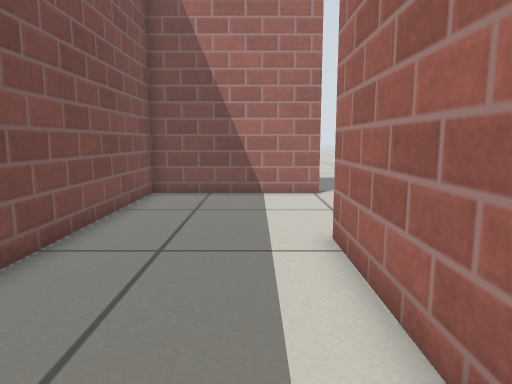
view 1 (above)

13 first-person views from a walk through a world built for the Gazebo simulator. The camera is 0.5 m above the floor, tilts 8° down and sees 70° across. The floor is counted in squares, 0.25 m on a side. Each view is taken from the middle of a square. On the plan, view 1 faces up. The plan holds only what a view shows up to about 19 squares ahead; the rest is blank. Simple patterns stand in for the simulator's built-in surfaces.

view 2
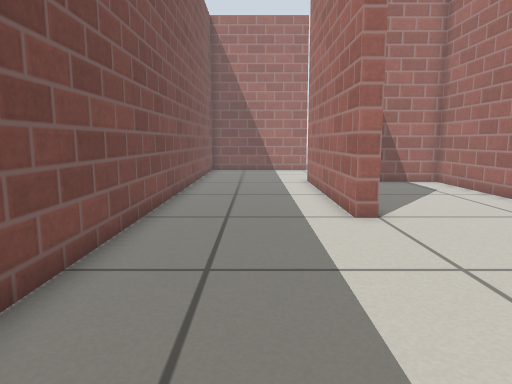

view 3
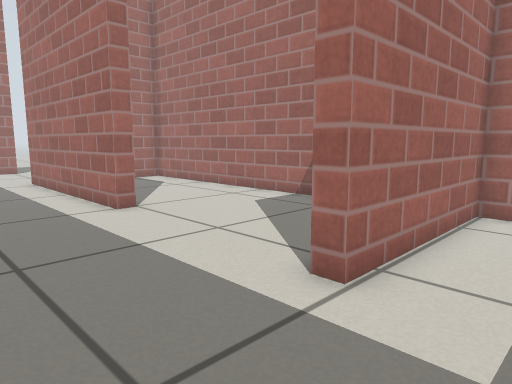

view 4
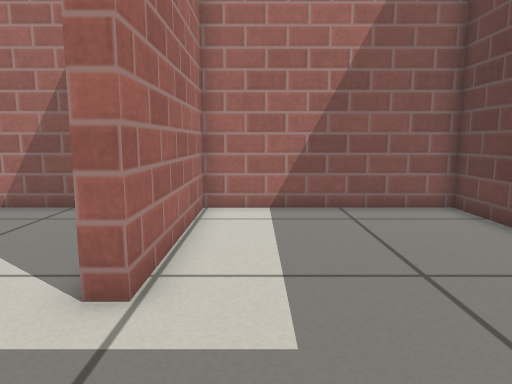

view 5
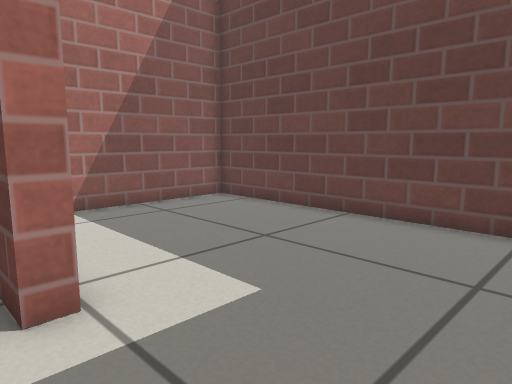

view 6
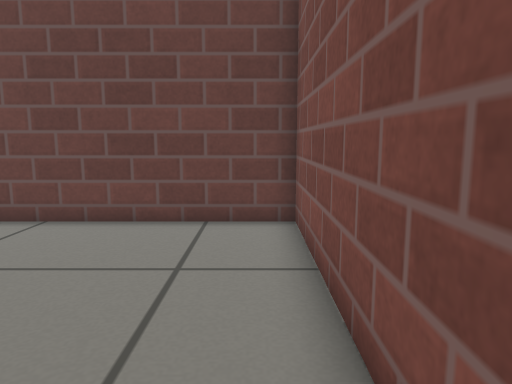

view 7
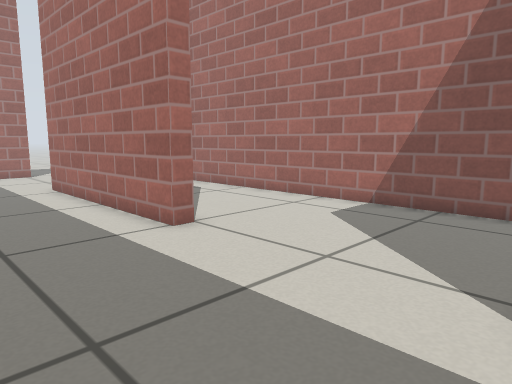

view 8
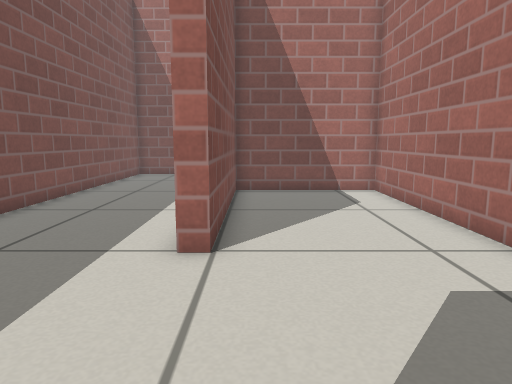

view 9
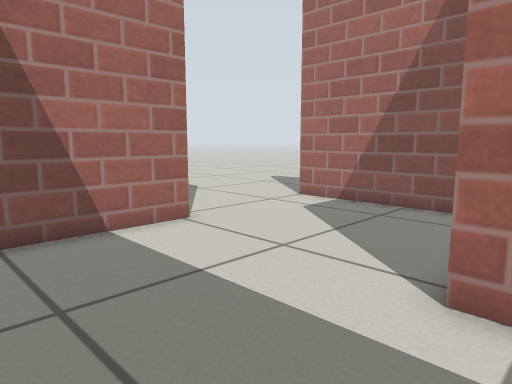

view 10
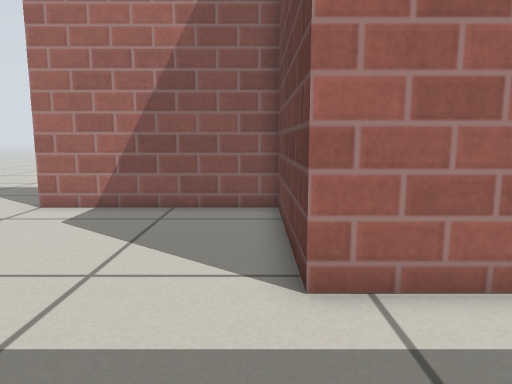

view 11
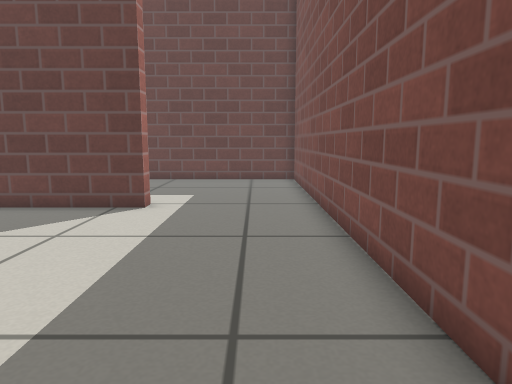

view 12
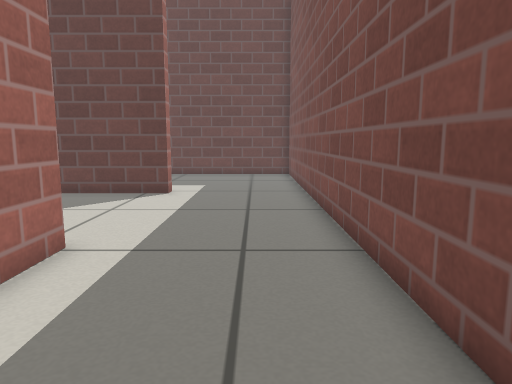

view 13
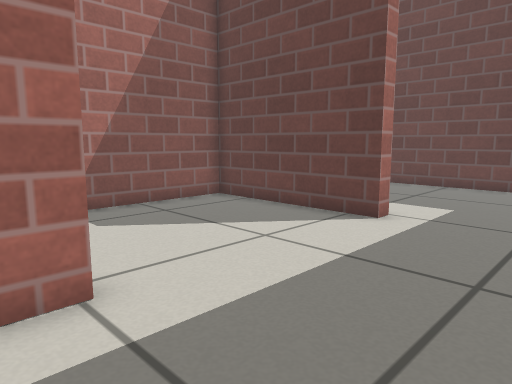

### Floor plan
Ten units are one square. View 1 is at (0, 0); x grows to the right and y downward. Boxes are objects, and circles mark ways between rooms. Rooms are numbered by the first view taken in them; rooms with no view inside come last. Other rooms are left out.
<svg viewBox="-45 -150 128 324">
<path fill="none" stroke="#000" d="M13 94 13 88 78 88 78 -67 22 -67 22 17 16 17 16 -73M15 -139 -40 -139 -40 94M-40 94 -40 169 78 169 78 94 13 94M25 -139 15 -139M16 -73 78 -73 78 -145"/>
<circle cx="-10" cy="90" r="3" fill="#2a7"/>
<circle cx="20" cy="-105" r="3" fill="#2a7"/>
<text x="10" y="-10">1</text>
<text x="20" y="130">2</text>
<text x="50" y="-110">3</text>
</svg>
Room 1 opens to room 2. Room 1 opens to room 3.

Where each view was taken, in squares from view 1:
view 1: 0 up, 0 right, facing up
view 2: 11 down, 1 left, facing up
view 3: 12 down, 3 left, facing up-right
view 4: 11 down, 3 left, facing right
view 5: 8 down, 3 left, facing down-right
view 6: 8 down, 3 left, facing down
view 7: 9 down, 3 left, facing up-right
view 8: 8 down, 3 right, facing up
view 9: 6 up, 3 left, facing up-right
view 10: 8 up, 3 left, facing right
view 11: 2 up, 2 left, facing down
view 12: 5 up, 2 left, facing down
view 13: 0 up, 3 left, facing down-right
